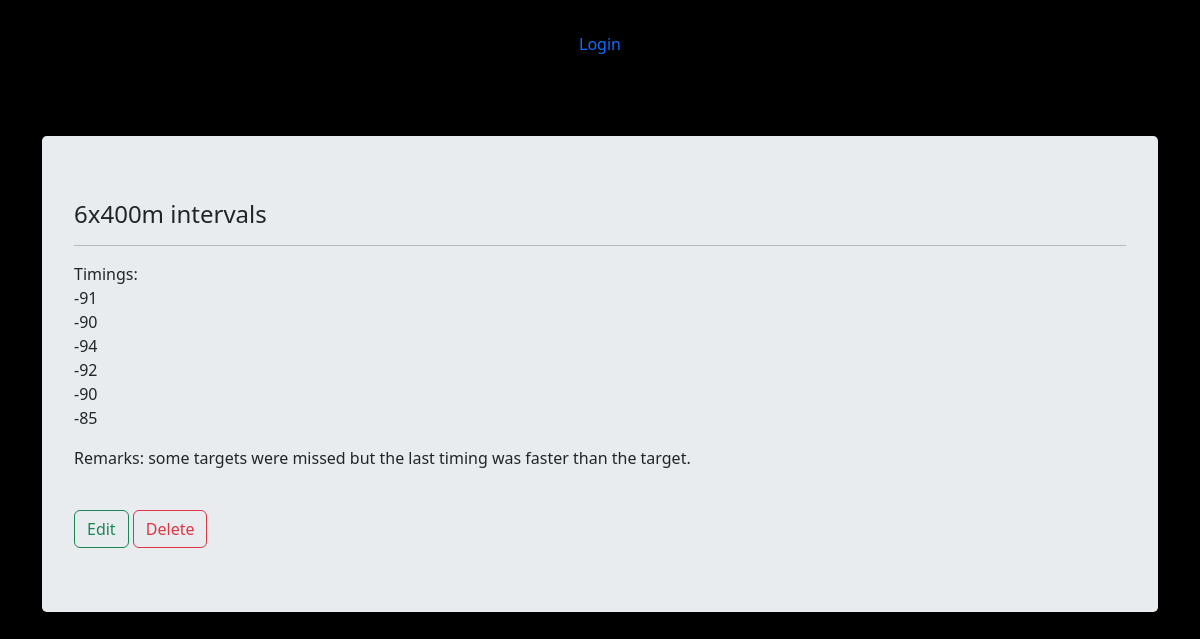
The page /logs/5 on the database its author committed.
### traininglog/models.py (models this page shows, shortened)
class Log(models.Model):
    user = models.ForeignKey(User, on_delete=models.CASCADE, related_name="log", null=True)
    title = models.CharField(max_length=50)
    description = models.TextField()
    pub_date = models.DateField(auto_now_add=True)

### traininglog/views.py (the view)
# urls.py: path('logs/<int:log_id>', views.log, name='log'),
def log(request, log_id):
    log = Log.objects.get(id=log_id)
    context = {'log': log}
    return render(request, 'traininglog/log.html', context)

### traininglog/templates/traininglog/log.html (shortened to what this page needs)
{% extends 'traininglog/base.html' %}
    {% block content %}
      <h4>{{log.title}}</h4>
      <hr>
      <p>{{log.description|linebreaks}}</p>
      <br>
      <a href="{% url 'traininglog:editlog' log.id %}"><button type="button" class="btn btn-outline-success">Edit</button></a>
      <a href="{% url 'traininglog:deletelog' log.id %}"><button type="button" class="btn btn-outline-danger">Delete</button></a>
    {% endblock content %}

### traininglog/static/traininglog/style.css (style rules this page uses)
body { background-color: rgb(0, 0, 0); }

### rows shown on the page
Log: title "6x400m intervals", description "Timings: -91 -90 -94 -92 -90 -85 Remarks: some targets were missed but the last timing was faster than the target."
